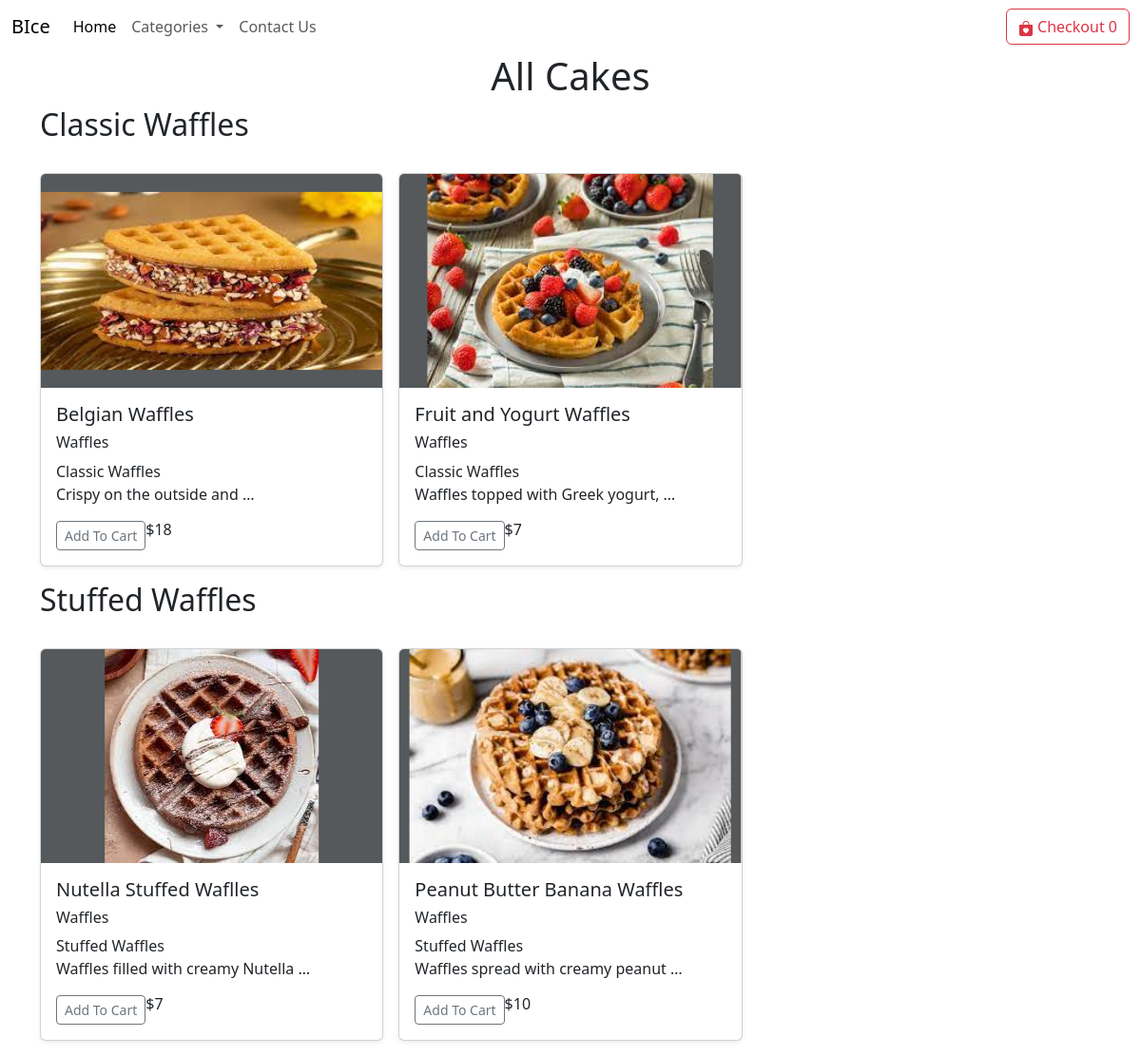
Page /waffles on the committed database.
### app/models.py (models this page shows, shortened)
class Product(models.Model):
    name = models.CharField(max_length=127)
    price = models.IntegerField(default=0)
    category = models.CharField(max_length=255,default="")
    subcategory = models.CharField(max_length=255,default="")
    description = models.CharField(max_length=250, default='', blank=True, null=True)
    image = models.ImageField(upload_to='products/images')

### app/views.py (the view)
# urls.py: path('waffles',views.waffles,name='waffles'),
def waffles(request):
    waffle_products = Product.objects.filter(category='Waffles')
    unique_subcategories = waffle_products.values_list('subcategory', flat=True).distinct()
    params = {'waffle_products': waffle_products, 'unique_subcategories': unique_subcategories}
    return render(request, 'waffles.html', params)

### templates/waffles.html (shortened to what this page needs)
{% extends "base.html" %}
{% block body %}
{% load static %}
<div class="container">
    <h1 class="text-center">All Cakes</h1>
    {% for subcategory in unique_subcategories %}
    <h2 class="text">{{ subcategory }}</h2>
    <div class="row row-cols-1 row-cols-sm-2 row-cols-md-3 g-3 my-3">
        {% for product in waffle_products %}
        {% if product.subcategory == subcategory %}
        <div class="col">
            <div class="card shadow-sm">
                <svg class="bd-placeholder-img card-img-top" width="100%" height="225" xmlns="http://www.w3.org/2000/svg" role="img" aria-label="Placeholder: Thumbnail" preserveAspectRatio="xMidYMid slice" focusable="false">
                    <title>{{ product.name }}</title>
                    <rect width="100%" height="100%" fill="#55595c"></rect>
                    <image xlink:href="/media/{{ product.image }}" width="100%" height="100%" />
                </svg>
                <div class="card-body">
                  <h5>{{ product.name }}</h5>
                  <h6>{{ product.category }}</h6>
                  <h7>{{ product.subcategory }}</h7>
                    <p class="card-text">{{ product.description|truncatewords:5 }}</p>
                    <div class="d-flex justify-content-between align-items-center">
                        <div class="btn-group">
                            <span id="div{{ product.name }}">
                                <button id="{{ product.name }}" type="button" class="btn btn-sm btn-outline-secondary cart">Add To Cart</button>
                            </span>
                            <h6 class="text-xl-end">${{product.price}}</h6>
                        </div>
                    </div>
                </div>
            </div>
        </div>
        {% endif %}
        {% endfor %}
    </div>
    {% endfor %}
</div>
{% endblock body %}

### rows in the picture
Product: name "Belgian Waffles", category "Waffles", subcategory "Classic Waffles", description "Crispy on the outside and …", price "18"
Product: name "Fruit and Yogurt Waffles", category "Waffles", subcategory "Classic Waffles", description "Waffles topped with Greek yogurt, …", price "7"
Product: name "Nutella Stuffed Waflles", category "Waffles", subcategory "Stuffed Waffles", description "Waffles filled with creamy Nutella …", price "7"
Product: name "Peanut Butter Banana Waffles", category "Waffles", subcategory "Stuffed Waffles", description "Waffles spread with creamy peanut …", price "10"

### other values in the picture
{{ subcategory }} "Classic Waffles" "Stuffed Waffles"
